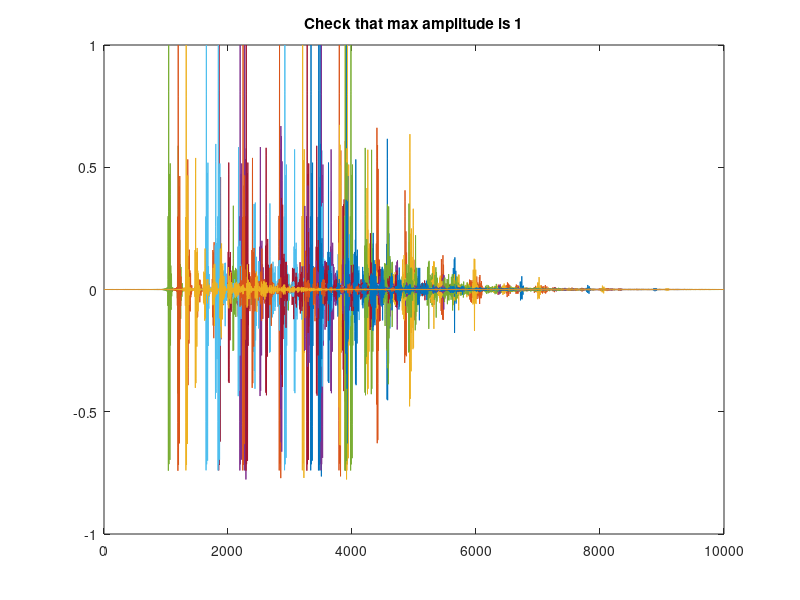

MATLAB code to generate this figure:
%% Creating Dataset - Loading Simulated Waveforms, Preprocessing and Creating noisy and cluttered realizations

close all
clear all

%% load data files - simulated waveforms
x_sim10 = load('sim_signatures_10C.mat');

X = x_sim10.y_10C;
Y1 = [1:8];

x_sim20 = load('sim_signatures_20C.mat');
X = cat(2, X, x_sim20.y_20C);
Y = cat(2, Y1, Y1);

x_sim30 = load('sim_signatures_30C.mat');
X = cat(2, X, x_sim30.y_30C);
Y = cat(2, Y, Y1);

%% Crop into useful part of signal
start = 3001;
stop = 10000; 
X = X(start:stop, :);
[a, b] = size(X);

%% Create replica waveforms with signals randomly distributed along time
len = 10000;
X2 = zeros(len, b);

% create random starting point for signals
r = round(3000*rand(1,b));
for i = 1:b
    X2(r(i):a+r(i)-1,i) = X(:,i);
end

% normalize signals to a max amplitude of 1
X2 = X2./max(abs(X2));

X = X2;

% Plot to verify
figure;
plot(X);
title('Check that max amplitude is 1')

%% Randomly add strong reflectors and Noise to the signal 
% reflector parameters
fs = 10e6; % signal sample rate
fc = 1e6; % assuming the source is a 1MHz source, so we'd expect a strong reflection at this frequency from some random object
tau = 1e-6;
t = 0:1/fs:(len-1)*(1/fs); % time vector equal in length to total signal
RL = [4 2 0];


% create noise arrays at -6dB -3dB, 0dB, 3dB and 6dB -  Signal to Noise Amplitude ratio
NL = [2, sqrt(2), 1, (1/sqrt(2)), 1/2]; % noise amplitude vector

% To create a duplicate dataset with much better SNR if needed
NL = NL./2;
    
X = repmat(X,1,50);
Y = repmat(Y,1,50); 
len1 = size(X,2);

% Reflector
% create random posiition in time for interferer/reflector
t0 = round(len*rand(1,len1))*(1/fs);

% create a strong interferer 
inf = zeros(size(X));
for i = 1:len1
    if mod(i,3) == 0
        inf(:,i) = RL(1)*sin(2*pi*fc.*t).* exp(-((t - t0(i))./tau).^2);
    elseif mod(i,3) == 1
        inf(:,i) = RL(2)*sin(2*pi*fc.*t).* exp(-((t - t0(i))./tau).^2);
    else
        inf(:,i) = RL(3)*sin(2*pi*fc.*t).* exp(-((t - t0(i))./tau).^2);
    end
end

% shuffle order of interferer vector
ind = size(inf,2);
inf2 = inf(:,randperm(ind));

% Noise
agn = -1 + 2*rand(size(X)); % Added gaussian noise - zero mean
len = size(X,2);

for i = 1:length(NL)
    X(:,(i-1)*(len/5) + 1 : i*(len/5)) = X(:,(i-1)*(len/5) + 1 : i*(len/5)) + NL(i)*agn(:,(i-1)*(len/5) + 1 : i*(len/5));
end

X = X + inf2;

%% normalize signals to a max amplitude of 1 
X = X./max(abs(X)); 

%% Save data for importing
save('Dataset_v02.mat', 'X', 'Y')
